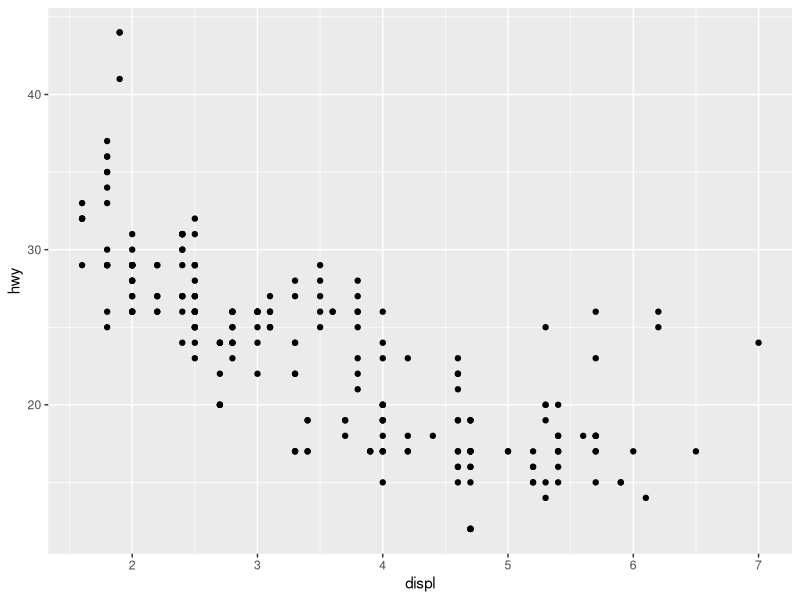
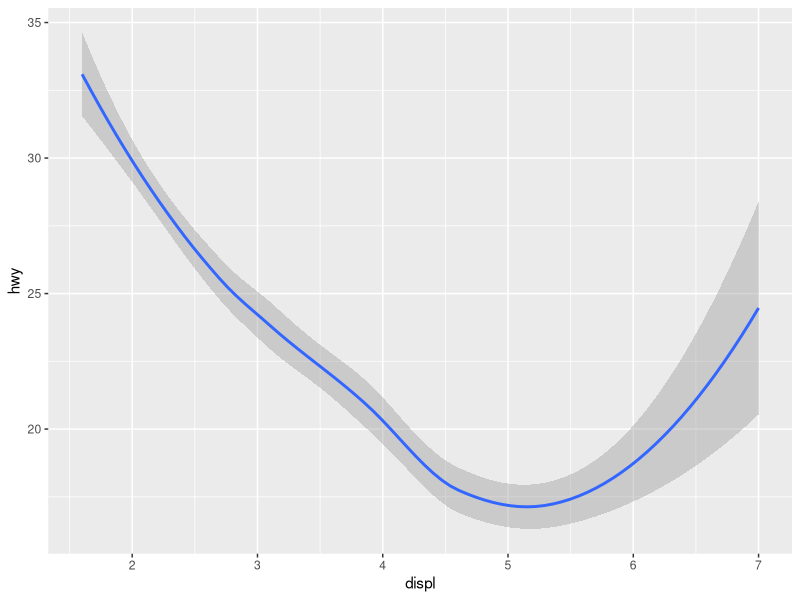

The R source for these figures, in order:
## ---- chunk 1
library(tidyverse)
## ---- chunk 2
ggplot(data = mpg) + 
    geom_point(mapping = aes(x =displ, y = hwy))
## ---- chunk 3
ggplot(data = mpg) + 
    geom_smooth(mapping = aes(x =displ, y = hwy))
